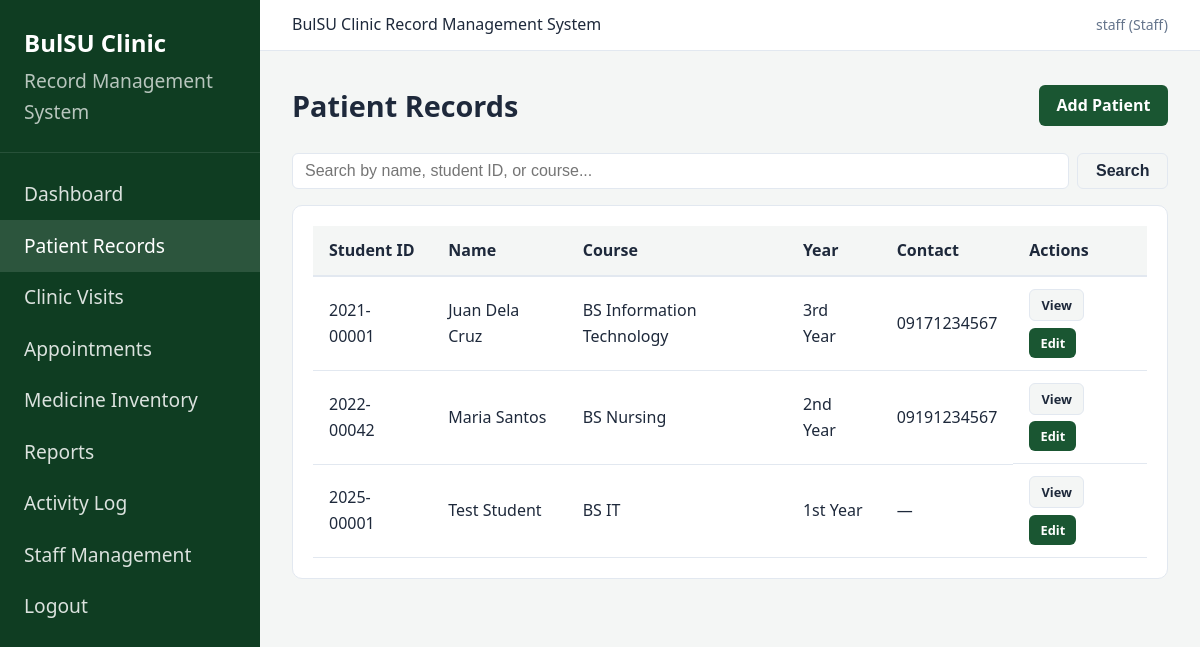
Screenshot of /patients/ (signed in) with the database file from the repository.
### tables this page shows
CREATE TABLE patients (
            id INTEGER PRIMARY KEY AUTOINCREMENT,
            user_id INTEGER UNIQUE,
            student_id TEXT UNIQUE NOT NULL,
            first_name TEXT NOT NULL,
            last_name TEXT NOT NULL,
            course TEXT,
            year_level TEXT,
            contact_number TEXT,
            emergency_contact TEXT,
            medical_history TEXT,
            allergies TEXT,
            created_at TEXT DEFAULT CURRENT_TIMESTAMP,
            updated_at TEXT DEFAULT CURRENT_TIMESTAMP,
            FOREIGN KEY (user_id) REFERENCES users(id) ON DELETE SET NULL
        );

### controllers/patient_controller.py (the view)
@patient_bp.route("/")
@staff_required
def list_patients():
    search = request.args.get("search", "")
    patients = PatientModel.get_all(search)
    return render_template("staff/patients/list.html", patients=patients, search=search)

### models/database.py (called while the page is built)
def get_db():
    conn = sqlite3.connect(Config.DATABASE)
    conn.row_factory = sqlite3.Row
    conn.execute("PRAGMA foreign_keys = ON")
    return conn

### models/patient.py (called while the page is built, shortened)
    @staticmethod
    def get_all(search=""):
        conn = get_db()
        query = """
            SELECT p.*, u.username
            FROM patients p
            LEFT JOIN users u ON p.user_id = u.id
        """
        params = []
        query += " ORDER BY p.last_name, p.first_name"
        rows = conn.execute(query, params).fetchall()
        conn.close()
        return [dict(row) for row in rows]

### views/templates/staff/patients/list.html (shortened to what this page needs)
{% extends "base.html" %}
{% block content %}
<div class="page-header">
    <h1>Patient Records</h1>
    <a href="{{ url_for('patients.add_patient') }}" class="btn btn-primary">Add Patient</a>
</div>
<form class="search-bar" method="GET">
    <input type="text" name="search" value="{{ search }}" placeholder="Search by name, student ID, or course...">
    <button type="submit" class="btn btn-secondary">Search</button>
</form>
<div class="card">
    <div class="table-wrap">
        <table>
            <thead>
                <tr>
                    <th>Student ID</th>
                    <th>Name</th>
                    <th>Course</th>
                    <th>Year</th>
                    <th>Contact</th>
                    <th>Actions</th>
                </tr>
            </thead>
            <tbody>
                {% for p in patients %}
                <tr>
                    <td>{{ p.student_id }}</td>
                    <td>{{ p.first_name }} {{ p.last_name }}</td>
                    <td>{{ p.course or '—' }}</td>
                    <td>{{ p.year_level or '—' }}</td>
                    <td>{{ p.contact_number or '—' }}</td>
                    <td class="btn-group">
                        <a href="{{ url_for('patients.view_patient', patient_id=p.id) }}" class="btn btn-secondary btn-sm">View</a>
                        <a href="{{ url_for('patients.edit_patient', patient_id=p.id) }}" class="btn btn-primary btn-sm">Edit</a>
                    </td>
                </tr>
                {% else %}
                <tr><td colspan="6" class="empty-state">No patients found.</td></tr>
                {% endfor %}
            </tbody>
        </table>
    </div>
</div>
{% endblock %}

### views/static/css/style.css (style rules this page uses)
:root { --primary: #1a5632; --primary-dark: #0f3d22; --primary-light: #2d7a4a; --accent: #c8a415; --bg: #f4f6f5; --card: #ffffff; --text: #1e293b; --muted: #64748b; --border: #e2e8f0; --danger: #dc2626; --warning: #d97706; --success: #16a34a; --info: #2563eb; }
* { box-sizing: border-box; margin: 0; padding: 0; }
body { font-family: 'Segoe UI', Tahoma, Geneva, Verdana, sans-serif; background: var(--bg); color: var(--text); line-height: 1.6; }
a { color: var(--primary); text-decoration: none; }
.page-header { margin-bottom: 1.5rem; display: flex; justify-content: space-between; align-items: center; flex-wrap: wrap; gap: 1rem; }
.page-header h1 { font-size: 1.8rem; font-weight: 700; }
.card { background: var(--card); border: 1px solid var(--border); border-radius: 10px; padding: 1.25rem; margin-bottom: 1.25rem; }
.table-wrap { overflow-x: auto; }
table { width: 100%; border-collapse: collapse; font-size: 1rem; }
thead th { background: var(--bg); padding: 0.75rem 1rem; text-align: left; font-weight: 600; border-bottom: 2px solid var(--border); white-space: nowrap; }
tbody td { padding: 0.75rem 1rem; border-bottom: 1px solid var(--border); vertical-align: middle; }
.btn { display: inline-block; padding: 0.5rem 1.1rem; border: none; border-radius: 6px; font-size: 1rem; font-weight: 600; cursor: pointer; text-decoration: none; transition: background 0.2s; }
.btn-primary { background: var(--primary); color: #fff; }
.btn-secondary { background: var(--bg); color: var(--text); border: 1px solid var(--border); }
.btn-sm { padding: 0.3rem 0.7rem; font-size: 0.8rem; }
.btn-group { display: flex; gap: 0.4rem; flex-wrap: wrap; }
.search-bar { display: flex; gap: 0.5rem; margin-bottom: 1rem; }
.search-bar input { flex: 1; padding: 0.5rem 0.75rem; border: 1px solid var(--border); border-radius: 6px; font-size: 1rem; }

### rows the page displays
patients: student_id "2021-00001", first_name "Juan", last_name "Dela Cruz", course "BS Information Technology", year_level "3rd Year", contact_number "09171234567"
patients: student_id "2022-00042", first_name "Maria", last_name "Santos", course "BS Nursing", year_level "2nd Year", contact_number "09191234567"
patients: student_id "2025-00001", first_name "Test", last_name "Student", course "BS IT", year_level "1st Year", contact_number "—"

### other values shown
{{ session.get('username') }} "staff"
